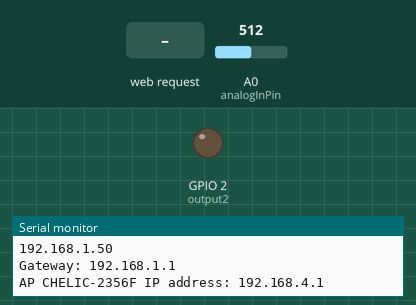
Bench run of a sketch on a simulated ESP8266 (NodeMCU). On the bench: output pins drawn as LEDs (lit = HIGH), the last lines printed to the serial monitor. The test bench sets the inputs (shaded band); at power-on: A0 (analogInPin) = 512. WiFi joins after 1.5 s; servers stay silent unless stated; storage starts empty.

Above: at 3.2 s.
3.3 s: HTTP request GET /2/on received
At 4.5 s:
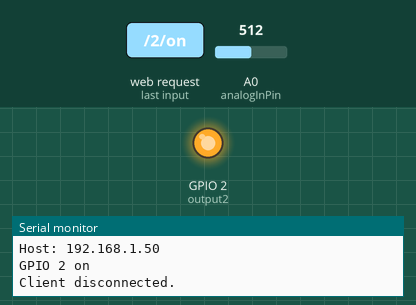
6.3 s: HTTP request GET /2/off received
At 6.8 s:
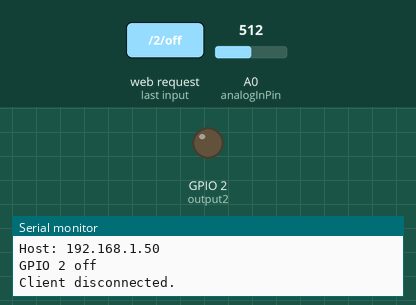
Timing chart, 0 to 9.3 s (numbered marks = the images above; inputs shaded):
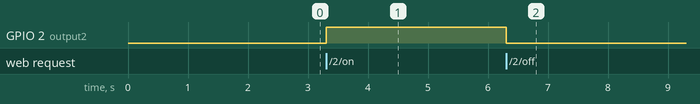

Measured:
- after the input at 3.3 s, GPIO 2 (output2): LOW → HIGH at once
- after the input at 6.3 s, GPIO 2 (output2): HIGH → LOW at once

The sketch:

ESP8266WEB-ADC.ino
```cpp
#include <ESP8266WiFi.h>       //ESP8266WIFI 載入Wi-Fi資料庫
#include <ESP8266WebServer.h>  //ESP8266WEBSERVER
#include <ESP8266mDNS.h>       //ESP8266DNS
#include <FS.h>                //SPIFFS 包含檔案系統庫
#include <TimeLib.h>


 //包含時間庫
// 公用變數宣告
const char* ssid = "WeiMingYu 256Pro";  //無線網路SSID
const char* password = "yum@@8022";     //無線網路密碼
const char* ap_ssid = "CHELIC-2356F";   //AP無線網路SSID
const char* ap_password = "12345678";   //AP無線網路密碼
// 設定AP模式的IP地址、閘道和子網掩碼
IPAddress local_IP(192, 168, 4, 1);     //AP模式IP位址
IPAddress gateway(192,168,4,1);         //AP模式
IPAddress subnet(255, 255, 255, 0);     //AP模式
IPAddress primaryDNS(8, 8, 8, 8);       //主DNS服務器（例如Google的DNS）
IPAddress secondaryDNS(8, 8, 4, 4);     //次DNS服務器
IPAddress staticIP(192, 168, 4, 2);     //STA模式ESP8266的靜態IP地址
WiFiServer server(80);                  //設定web server端口為80 port
String header;                          //設定變數header為HTTP請求值
String output2State = "off";            //輔助變數存儲當前輸出狀態
String message = "待測值";               // 設輸出字串值
const int output2 = 2;                  //GPIO PIN 2 設定輸出PIN
const int analogInPin = A0;             // ESP8266 Analog Pin ADC0 = A0
int sensorValue = 0;                    // ADC數值
unsigned long currentTime = millis();   // 當前時間
unsigned long previousTime = 0;         // 前次時間
const long timeoutTime = 2000;          // 定義暫時時間以毫秒為單位 (example: 2000ms = 2s)


//初始設定值
void setup() {
  Serial.begin(115200);                 // 設定傳輸率
  pinMode(output2, OUTPUT);             // 將輸出變數初始化為輸出PIN引腳模式
  digitalWrite(output2, LOW);           // 將輸出設定為LOW低電位
  setTime(8,0,0,1,1,2024);              // 設定初始時間，例如2024年1月1日 08:00:00
  SPIFFS.begin();                       // 啟動檔案系統

  File f = SPIFFS.open("/data.csv", "w"); // 創建並打開一個名為"data.csv"的檔案
  if (!f) {
    Serial.println("檔案創建失敗");
    return;
  }
  f.println("日期時間,流量數值,累計流量,碳排數值,累計碳排,耗能統計");   // 寫入檔案標題
  f.close();                                                        // 關閉檔案

// Connect to Wi-Fi network with SSID and password
  Serial.print("Connecting to ");
  Serial.println(ssid);
  WiFi.mode(WIFI_AP_STA);              // 設定ESP8266為第三模式
 // WiFi.config(staticIP, gateway, subnet, primaryDNS, secondaryDNS); //STA模式靜能設定
  WiFi.begin(ssid, password);          //STA 連線設定
  //判斷STA模式有沒有連上無線網路 如沒有連接每秒判斷一次
  while (WiFi.status() != WL_CONNECTED) {
    delay(1000);
    Serial.print("  no link >.< ");
  }
  //列出得到的區域端IP及啟動web server
  Serial.println("");
  Serial.println("WiFi connected.");
  Serial.println("IP address: ");
  Serial.println(WiFi.localIP());
  Serial.print("Gateway: ");
  Serial.println(WiFi.gatewayIP()); // 打印閘道地址
  // 配置AP模式的IP設置
  WiFi.softAP(ap_ssid, ap_password);    //AP模式的SSID 及密碼
  WiFi.softAPConfig(local_IP, gateway, subnet );
  Serial.print("AP CHELIC-2356F IP address: ");
  Serial.println(WiFi.softAPIP());          // 打印出AP模式下的IP地址

  server.begin();            //啟動WEB SERVER
}

void loop() {
  WiFiClient client = server.available();  // 傾聽clients傳入的值

  if (client) {                     // 假如有一個新的client端連線,
    Serial.println("New Client.");  // 在序列端口中印出訊息
    String currentLine = "";        // 設定String儲存從客戶端傳入的數據
    currentTime = millis();
    previousTime = currentTime;

    //ADC 數值
    // read the analog in value
    sensorValue = analogRead(analogInPin);  //讀取ADC 電壓值
    // print the readings in the Serial Monitor
    Serial.print("sensor = " + sensorValue);       //在序列端口印出訊息
    float voltage = sensorValue * (1.0 / 1023.0);  //轉換數值
    String message1 = "Sensor Value: " + String(sensorValue, 2) + " (ADC)";
    message = "\nVoltage: " + String(voltage, 2) + " V";
    //

    while (client.connected() && currentTime - previousTime <= timeoutTime) {
      // 當client端連線時，持續循環{}內動作
      currentTime = millis();
      if (client.available()) {  // 如果有客戶端讀取的字節
        char c = client.read();
        // 閱讀一個字元, 然後
        Serial.write(c);
        // 印出到序列顯示器
        header += c;
        if (c == '\n') {  // 如果字元是換行符號 // 如果當前行為空白，則您可以連續兩個換行符號
          // 這是client端HTTP請求的結束，所以發送回應：
          if (currentLine.length() == 0) {
            // HTTP標頭始終以回應代碼開始 (e.g. HTTP/1.1 200 OK)
            // 和content-type，使客戶知道即將到來，然後是一個空白行
            client.println("HTTP/1.1 200 OK");
            client.println("Content-type:text/html; charset=utf-8");
            client.println("Connection: close");
            client.println();  // 打開和關閉GPIO
            if (header.indexOf("GET /2/on") >= 0) {
              Serial.println("GPIO 2 on");
              output2State = "on";
              digitalWrite(output2, HIGH);
            } else if (header.indexOf("GET /2/off") >= 0) {
              Serial.println("GPIO 2 off");
              output2State = "off";
              digitalWrite(output2, LOW);
            }


            // 顯示HTML網頁
            client.println("<!DOCTYPE html><html>");
            client.println("<head><meta name=\"viewport\" content=\"width=device-width, initial-scale=1\">");
            client.println("<link rel=\"icon\" href=\"data:,\">");
            // CSS 格式的ON/OFF按鍵
            // 隨時更改背景顏色和字體大小屬性
            client.println("<style>html { font-family: Helvetica; display: inline-block; margin: 0px auto; text-align: center;}");
            client.println(".button { background-color: #195B6A; border: none; color: white; padding: 16px 40px;");
            client.println("text-decoration: none; font-size: 30px; margin: 2px; cursor: pointer;}");
            client.println(".button2 {background-color: #77878A;}</style></head>");

            // 網頁標題
            client.println("<body>");
            client.println("<h1>CHELIC 流量計 SERVER </h1>");
            client.println("<p>流量計 " + message1 + "</p>");
            client.println("<p>流量計 " + message + "</p>");
            // 顯示當前狀態，以及GPIO 5的開/關按鍵狀態
            client.println("<p>LED 燈 - 等待 " + output2State + "</p>");
            // 如果output5State狀態是關閉，則按鍵會顯示ON
            if (output2State == "off") {
              client.println("<p><a href=\"/2/on\"><button class=\"button\">ON</button></a></p>");
            } else {
              client.println("<p><a href=\"/2/off\"><button class=\"button button2\">OFF</button></a></p>");
            }
            //表格
            client.println("<h2>CHELIC 流量 耗能 記綠表 </h2>");
            client.println("<table border='2';table align=center><tr><th>日期時間</th><th>流量數值</th><th>累計流量</th><th>碳排數值</th><th>累計碳排</th><th>耗能統計</th></tr>");
            client.println("<tr><td>即   時</td><td>" + String(sensorValue+0.01, 2) + "</td><td>" + String(voltage+0.012, 2) + "</td><td>" + String(voltage+0.02, 3) + "</td><td>" + String(voltage+0.15, 3) + "</td><td>" + String(voltage+0.012, 3) + "</td></tr>");
            client.println("<tr><td>前1小時</td><td>" + String(sensorValue+0.1, 2) + "</td><td>" + String(voltage+0.1, 2) + "</td><td>" + String(voltage+0.12, 3) + "</td><td>" + String(voltage+0.13, 3) + "</td><td>" + String(voltage+0.12, 3) + "</td></tr>");
            client.println("<tr><td>前2小時</td><td>" + String(sensorValue+0.2, 2) + "</td><td>" + String(voltage+0.2, 2) + "</td><td>" + String(voltage+0.13, 3) + "</td><td>" + String(voltage+0.14, 3) + "</td><td>" + String(voltage+0.13, 3) + "</td></tr>");
            client.println("<tr><td>前3小時</td><td>" + String(sensorValue+0.3, 2) + "</td><td>" + String(voltage+0.3, 2) + "</td><td>" + String(voltage+0.14, 3) + "</td><td>" + String(voltage+0.15, 3) + "</td><td>" + String(voltage+0.14, 3) + "</td></tr>");
            client.println("</table>");
            client.println("<P>\n 每1小時自動記錄</P>");
            client.println("<h2>\n CHELIC 流量 耗能 比軙圖 </h2>");


            client.println("</body></html>");

            // HTTP回應以隔一行結尾
            client.println();
            // 跳出循環
            break;
          } else {  // 如果你有一個換行符號，就清空currentLine變數值
            currentLine = "";
          }
        } else if (c != '\r') {  // 如果您有其他任何訊息，但不是回車字符,
          currentLine += c;      // 則將其值加到currentLine變數尾端
        }
      }
    }
    // 清除標題變數
    header = "";
    // 關閉連接
    client.stop();
    Serial.println("Client disconnected.");
    Serial.println("");
  }
}
```
